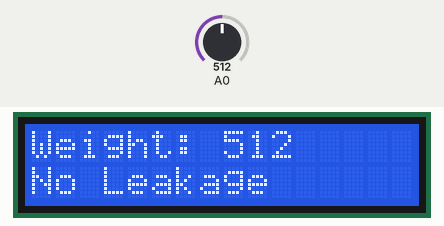
The sketch below on a simulated Arduino Uno, built with avr-gcc and run on an emulated ATmega328P. Parts: 16×2 character LCD. The inputs (shaded band) are chosen by the test bench; at power-on: A0 = 512. What the sketch prints to the serial monitor is not drawn.

Above: at 2.6 s.
2.7 s: A0 set to 710
At 5.9 s:
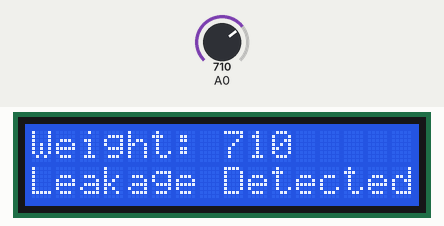
10.5 s: A0 set to 716
At 15.0 s:
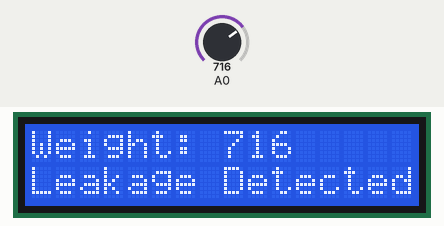
16.7 s: A0 set to 690
At 21.0 s:
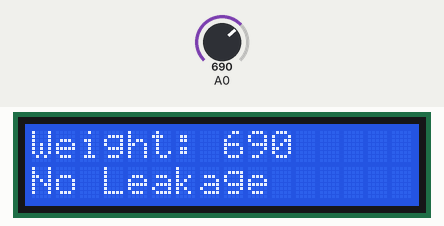
Timing chart, 0 to 22.5 s (numbered marks = the images above; inputs shaded):
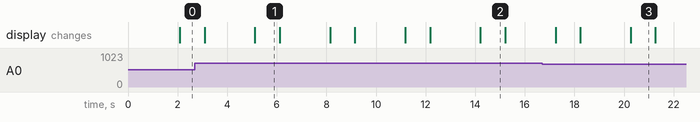

Measured:
- after the input at 2.7 s, the display: first differs from a run without the input after 2.4 s (image 1)
- after the input at 10.5 s, the display: first differs from a run without the input after 3.7 s (image 2)
- after the input at 16.7 s, the display: first differs from a run without the input after 3.6 s (image 3)
- what the display in image 1 shows lasts 1.0 s, from 5.1 s to 6.1 s

The sketch:

MQ6_display.ino
```cpp
#include <Wire.h> // Library for I2C communication
#include <LiquidCrystal_I2C.h> // Library for LCD

// Wiring: SDA pin is connected to A4 and SCL pin to A5.
// Connect to LCD via I2C, default address 0x27 (A0-A2 not jumpered)
LiquidCrystal_I2C lcd = LiquidCrystal_I2C(0x27, 16, 2); // Change to (0x27,16,2) for 16x2 LCD.

void setup() {
   // initialize serial communication at 9600 bits per second:
  Serial.begin(9600);

  // Initiate the LCD:
  lcd.init();
  lcd.backlight();
}

void loop() {


 // read the input on analog pin 0:
  int sensorValue = analogRead(A0);
  delay(1000);
  // print out the value you read:
  Serial.print(sensorValue);
  Serial.print('\n');
  delay(1000);


  // Print  on the first line of the LCD:
  lcd.setCursor(0, 0); // Set the cursor on the first column and first row.
  lcd.print("Weight: "); // Print the string "
  lcd.setCursor(8,0);
  lcd.print(sensorValue);
  if (sensorValue>700)
  {
    lcd.setCursor(0, 1); //Set the cursor on the third column and the second row (counting starts at 0!).
    lcd.print("Leakage Detected");
    delay(1000);
  }
  else{
    lcd.setCursor(0, 1); //Set the cursor on the third column and the second row (counting starts at 0!).
  lcd.print("No Leakage");
  delay(1000);
  }

lcd.clear();

}
```
